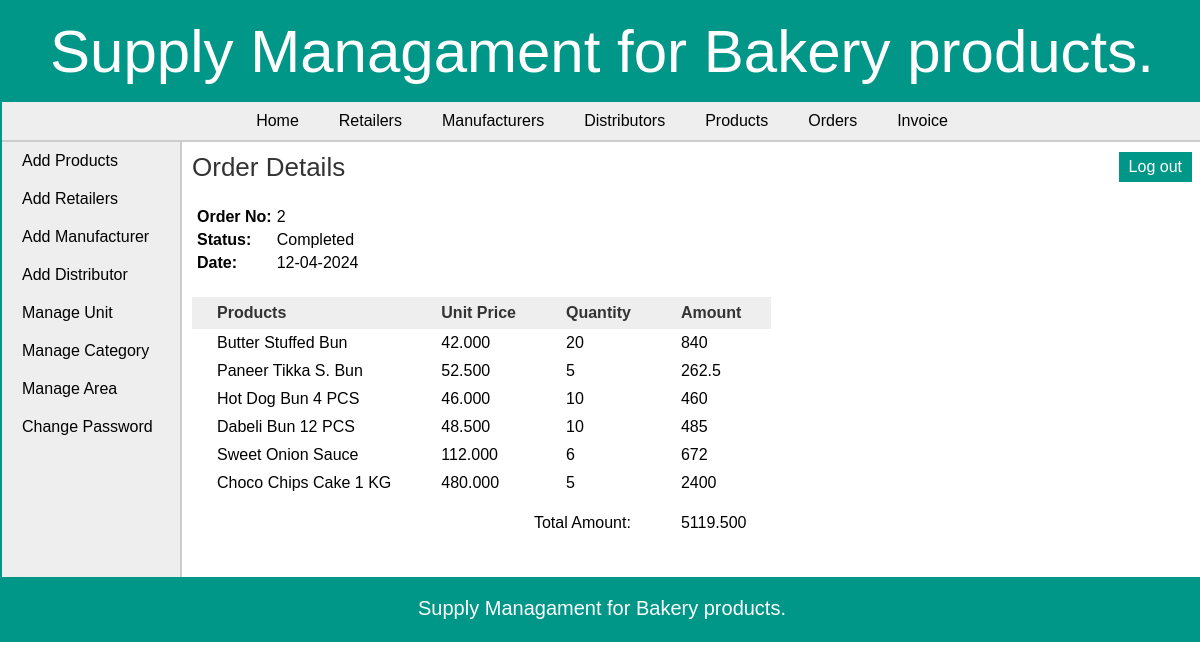
Page /admin/view_order_items.php?id=2 (signed in) on the committed database.
### tables this page shows
CREATE TABLE `orders` (
  `order_id` int(11) NOT NULL,
  `date` date NOT NULL,
  `retailer_id` int(11) NOT NULL,
  `approved` tinyint(1) NOT NULL,
  `status` tinyint(1) NOT NULL,
  `total_amount` decimal(10,3) NOT NULL
);

CREATE TABLE `order_items` (
  `order_items_id` int(11) NOT NULL,
  `order_id` int(11) NOT NULL,
  `pro_id` int(11) NOT NULL,
  `quantity` int(6) NOT NULL
);

CREATE TABLE `products` (
  `pro_id` int(11) NOT NULL,
  `pro_name` varchar(25) NOT NULL,
  `pro_desc` text DEFAULT NULL,
  `pro_price` decimal(10,3) NOT NULL,
  `unit` int(11) NOT NULL,
  `pro_cat` int(11) NOT NULL,
  `quantity` int(6) DEFAULT NULL
);

### admin/view_order_items.php (the view, shortened to what this page needs)
<?php
	require("../includes/config.php");
	if(isset($_SESSION['admin_login'])) {
			$order_id = $_GET['id'];
			$query_selectManOrderItems = "SELECT *,order_items.quantity as quantity FROM orders,order_items,products WHERE order_items.order_id='$order_id' AND order_items.pro_id=products.pro_id AND order_items.order_id=orders.order_id";
			$result_selectManOrderItems = mysqli_query($con,$query_selectManOrderItems);
			$query_selectManOrder = "SELECT date,approved,status FROM orders WHERE order_id='$order_id'";
			$result_selectManOrder = mysqli_query($con,$query_selectManOrder);
			$row_selectManOrder = mysqli_fetch_array($result_selectManOrder);
		}
		else {
			header('Location:../index.php');
		}
?>
<!DOCTYPE html>
<html>
<head>
	<link rel="stylesheet" href="../includes/main_style.css" >
</head>
<body>
	<?php
		include("../includes/header.inc.php");
		include("../includes/nav_admin.inc.php");
		include("../includes/aside_admin.inc.php");
	?>
	<section>
		<h1>Order Details</h1>
		<table class="table_infoFormat">
		<tr>
			<td> Order No: </td>
			<td> <?php echo $order_id; ?> </td>
		</tr>
		<tr>
			<td> Status: </td>
			<td>
			<?php
				if($row_selectManOrder['status'] == 0) {
					echo "Pending";
				}
				else {
					echo "Completed";
				}
			?>
			</td>
		</tr>
		<tr>
			<td> Date: </td>
			<td> <?php echo date("d-m-Y",strtotime($row_selectManOrder['date'])); ?> </td>
		</tr>
		</table>
		<form action="" method="POST" class="form">
		<table class="table_invoiceFormat">
			<tr>
				<th> Products </th>
				<th> Unit Price </th>
				<th> Quantity </th>
				<th> Amount </th>
			</tr>
			<?php $i=1; while($row_selectManOrderItems = mysqli_fetch_array($result_selectManOrderItems)) { ?>
			<tr>
				<td> <?php echo $row_selectManOrderItems['pro_name']; ?> </td>
				<td> <?php echo $row_selectManOrderItems['pro_price']; ?> </td>
				<td> <?php echo $row_selectManOrderItems['quantity']; ?> </td>
				<td> <?php echo $row_selectManOrderItems['quantity']*$row_selectManOrderItems['pro_price']; ?> </td>
			</tr>
			<?php $i++; } ?>
			<tr style="height:40px;vertical-align:bottom;">
				<td colspan="3" style="text-align:right;"> Total Amount: </td>
				<td>
				<?php
					mysqli_data_seek($result_selectManOrderItems,0);
					$row_selectManOrderItems = mysqli_fetch_array($result_selectManOrderItems);
					echo $row_selectManOrderItems['total_amount'];
				?>
				</td>
			</tr>
		</table>
		</form>
	</section>
	<?php
		include("../includes/footer.inc.php");
	?>
</body>
</html>

### includes/main_style.css (style rules this page uses)
* { font-family: arial,sans-serif; margin:0px; padding:0px; }
body { width:1200px; margin:auto; border:2px solid #009688; }
section { width:1000px; padding:10px; padding-bottom:40px; }
section h1 { margin-bottom:10px; font-weight:normal; color:#333; font-size: 26px; }
table { border-collapse: collapse; }
.table_invoiceFormat th { background-color:#eee; color:#333; padding: 7px 25px; }
.table_invoiceFormat tr { border:none; }
.table_invoiceFormat td,.table_invoiceFormat tr { padding: 5px 25px; text-align: left; }
.table_infoFormat { margin:20px 5px 25px; }
.table_infoFormat td { padding:5px 5px 0px 0px; }
.table_infoFormat td:first-child { font-weight:bold; }

### rows in the picture
orders: date "12-04-2024", total_amount "5119.500"
order_items: pro.pro_name "Butter Stuffed Bun", pro.pro_price "42.000", quantity "20", quantity.pro_price "840"
order_items: pro.pro_name "Paneer Tikka S. Bun", pro.pro_price "52.500", quantity "5", quantity.pro_price "262.5"
order_items: pro.pro_name "Hot Dog Bun 4 PCS", pro.pro_price "46.000", quantity "10", quantity.pro_price "460"
order_items: pro.pro_name "Dabeli Bun 12 PCS", pro.pro_price "48.500", quantity "10", quantity.pro_price "485"
order_items: pro.pro_name "Sweet Onion Sauce", pro.pro_price "112.000", quantity "6", quantity.pro_price "672"
order_items: pro.pro_name "Choco Chips Cake 1 KG", pro.pro_price "480.000", quantity "5", quantity.pro_price "2400"

### other values in the picture
$order_id "2"
